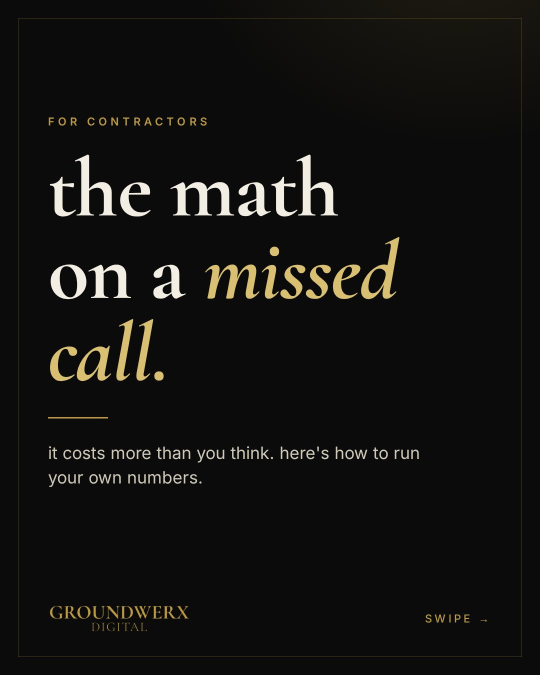
#> input picture images/2026-10-w1/p1_carousel_1.jpg, 1080 x 1350 px, given in place of logo-wordmark.png, which was not available (shown at 1/2 size)
$ python week2_build.py
#> lines starting #> are read from the running program, lines starting #| are printed output that depends on the picture; pictures that were not available may be replaced by others from this repository, and a replacement may not be noted
"""Render GroundWerx posts for Thu Oct 8 (gap fill) and the week of Oct 12-16, 2026.
Usage: python3 templates/week2_build.py
Outputs 1080x1350 JPGs to images/2026-10-w1/ (Oct 8) and images/2026-10-w2/ (Oct 12-16).
"""
import asyncio, pathlib
from playwright.async_api import async_playwright
from PIL import Image

ROOT = pathlib.Path(__file__).resolve().parent.parent
F = (ROOT / "brand/fonts").as_uri()
TMP = ROOT / "templates/_tmp"; TMP.mkdir(exist_ok=True)
W1 = ROOT / "images/2026-10-w1"; W2 = ROOT / "images/2026-10-w2"; W2.mkdir(parents=True, exist_ok=True)

# Logo variants: original (gold on black, use with mix-blend lighten) and a dark-ink version
# with transparency for cream / gold backgrounds.
LOGO = (ROOT / "brand/logo-wordmark.png").as_uri()
src = Image.open(ROOT / "brand/logo-wordmark.png").convert("L")
alpha = src.point(lambda v: min(255, int(v * 1.6)))
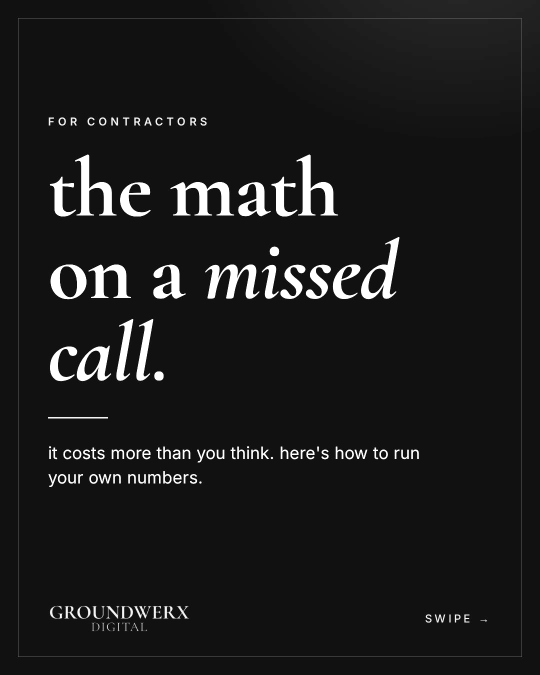
#> alpha: PIL image 1080x1350 L (shown at 1/2 size); min 0, max 255, mean 27.2
ink = Image.new("RGBA", src.size, (11, 11, 11, 255)); ink.putalpha(alpha)
#> after `ink.putalpha(alpha)`:
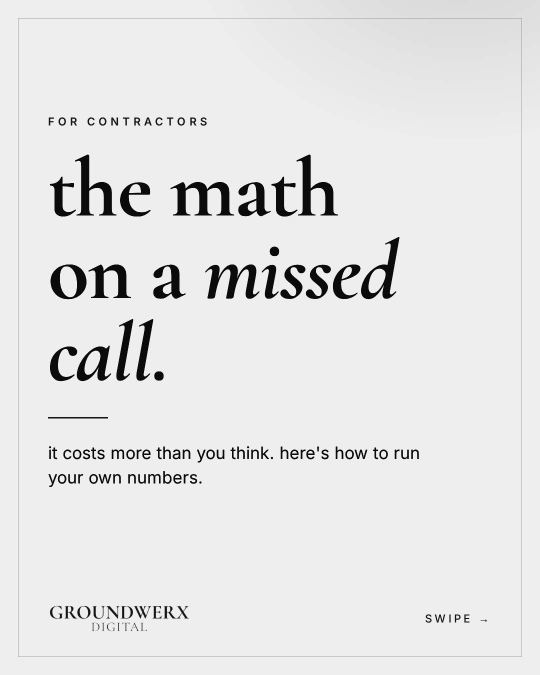
#> ink: PIL image 1080x1350 RGBA (shown at 1/2 size); mean R, G, B, A 11, 11, 11, 27.2; transparent parts drawn white
ink.save(TMP / "logo_ink.png"); LOGO_INK = (TMP / "logo_ink.png").as_uri()

CSS = f"""
@font-face{{font-family:CG;font-weight:600;src:url({F}/cormorant-garamond-latin-600-normal.woff2)}}
@font-face{{font-family:CG;font-weight:700;src:url({F}/cormorant-garamond-latin-700-normal.woff2)}}
@font-face{{font-family:CG;font-weight:700;font-style:italic;src:url({F}/cormorant-garamond-latin-700-italic.woff2)}}
@font-face{{font-family:In;font-weight:400;src:url({F}/inter-latin-400-normal.woff2)}}
@font-face{{font-family:In;font-weight:500;src:url({F}/inter-latin-500-normal.woff2)}}
@font-face{{font-family:In;font-weight:600;src:url({F}/inter-latin-600-normal.woff2)}}
@font-face{{font-family:In;font-weight:700;src:url({F}/inter-latin-700-normal.woff2)}}
:root{{--gold:#BA9941;--gold2:#D9BF72;--ink:#0B0B0B;--paper:#F2EEE4;--mute:#9A9483;--line:rgba(186,153,65,.35)}}
*{{box-sizing:border-box;margin:0;padding:0}}
html,body{{width:1080px;height:1350px;overflow:hidden;background:var(--ink)}}
.page{{position:relative;width:1080px;height:1350px;padding:110px 96px 0;font-family:In;overflow:hidden}}
.dark{{color:var(--paper);background:radial-gradient(ellipse 900px 700px at 85% -10%,rgba(186,153,65,.13),transparent 60%),var(--ink)}}
.cream{{color:var(--ink);background:var(--paper)}}
.goldbg{{color:var(--ink);background:linear-gradient(160deg,#D9BF72 0%,#BA9941 70%)}}
.frame::before{{content:"";position:absolute;inset:36px;border:1.5px solid var(--line);pointer-events:none}}
.cream.frame::before{{border-color:rgba(11,11,11,.18)}}
.goldbg.frame::before{{border-color:rgba(11,11,11,.3)}}
.kicker{{font-weight:600;font-size:22px;letter-spacing:.32em;text-transform:uppercase;color:var(--gold)}}
.cream .kicker{{color:#8a6f28}} .goldbg .kicker{{color:var(--ink)}}
.h{{font-family:CG;font-weight:700;line-height:.98;letter-spacing:-.01em;font-variant-numeric:lining-nums}}
.h em{{font-style:italic;color:var(--gold2)}}
.cream .h em{{color:#8a6f28}} .goldbg .h em{{color:var(--ink)}}
.body{{font-size:34px;line-height:1.45;color:#CFC9BA}}
.cream .body{{color:#3b382f}} .goldbg .body{{color:#1d1a12}}
.body b{{font-weight:600;color:var(--paper)}} .cream .body b,.goldbg .body b{{color:var(--ink)}}
.rule{{width:120px;height:3px;background:var(--gold);margin:44px 0}}
.goldbg .rule{{background:var(--ink)}}
.foot{{position:absolute;left:96px;right:96px;bottom:84px;display:flex;align-items:center;justify-content:space-between}}
.foot img{{height:58px}} .dark .foot img{{mix-blend-mode:lighten}}
.foot .r{{font-size:22px;letter-spacing:.24em;color:var(--mute);text-transform:uppercase;font-weight:500}}
.cream .foot .r{{color:#7d776a}} .goldbg .foot .r{{color:#2a2416}}
.swipe{{color:var(--gold)}}
"""

def page(inner, theme="dark", right="", frame=True):
    logo = LOGO if theme == "dark" else LOGO_INK
    cls = f"page {theme}" + (" frame" if frame else "")
    return f"""<!doctype html><html><head><meta charset=utf-8><style>{CSS}</style></head>
<body><div class="{cls}">{inner}<div class=foot><img src="{logo}"><div class=r>{right}</div></div></div></body></html>"""

POSTS = {}  # path -> html

# ---------- Thu Oct 8: cream background, review timing tip ----------
steps = [("wrap up the job.", "thank them before you pack up."),
         ("enter their name and number.", "one quick form. takes seconds."),
         ("the review text goes out instantly.", "automatic. nothing else for you to do.")]
sl = "".join(f"""<div style="display:flex;gap:30px;align-items:flex-start;padding:24px 0;border-top:1.5px solid rgba(11,11,11,.14)">
<div class=h style="font-size:64px;color:#8a6f28;width:48px;line-height:1">{i}</div>
<div><div style="font-weight:600;font-size:34px;color:var(--ink)">{a}</div>
<div class=body style="font-size:27px;margin-top:4px">{b}</div></div></div>""" for i, (a, b) in enumerate(steps, 1))
POSTS[W1 / "p5_cream_reviews_v2.jpg"] = page(f"""<div class=kicker style="margin-top:20px">review automation</div>
<div class=h style="font-size:112px;margin-top:30px">ask for the review<br><em>before you pull<br>out of the driveway.</em></div>
<div class=body style="margin-top:36px;max-width:820px;font-size:31px">the customer is happiest the minute the job's done. a week later, they've moved on.</div>
<div style="margin-top:36px">{sl}</div>""", "cream", "how it works")

# ---------- Mon Oct 12: this vs that, website ----------
left = ["big photo, number buried at the bottom", "slow to load on a phone", "&ldquo;contact us&rdquo; form only", "doesn't say where you work", "stock photos"]
right = ["tap-to-call number up top", "loads fast on a phone", "every service listed", "the towns you serve", "photos of your real jobs"]
def col(items, good):
    mark = '<span style="color:var(--gold2);font-weight:700">&#10003;</span>' if good else '<span style="color:#6d6a62">&#10005;</span>'
    color = "var(--paper)" if good else "#8f8a7d"
    return "".join(f"""<div style="display:flex;gap:16px;padding:24px 0;border-bottom:1.5px solid {'var(--line)' if good else '#262626'};font-size:30px;line-height:1.3;color:{color}">
<div style="width:26px;flex:none">{mark}</div><div>{t}</div></div>""" for t in items)
POSTS[W2 / "p1_thisvsthat_website.jpg"] = page(f"""<div class=kicker style="margin-top:0">check yours on your phone</div>
<div class=h style="font-size:104px;margin-top:28px">a pretty website<br><em>vs.</em> one that<br>books calls.</div>
<div style="display:grid;grid-template-columns:1fr 1fr;gap:28px;margin-top:64px">
 <div style="background:#141414;border:1.5px solid #262626;padding:30px 30px 14px">
  <div style="font-weight:700;font-size:22px;letter-spacing:.24em;text-transform:uppercase;color:#8f8a7d">just looks nice</div>
  <div style="margin-top:10px">{col(left, False)}</div></div>
 <div style="background:#16130b;border:2px solid var(--gold);padding:30px 30px 14px">
  <div style="font-weight:700;font-size:22px;letter-spacing:.24em;text-transform:uppercase;color:var(--gold2)">books calls</div>
  <div style="margin-top:10px">{col(right, True)}</div></div>
</div>""", "dark", "", frame=False)

# ---------- Tue Oct 13: quote card, From Tyler ----------
POSTS[W2 / "p2_quote_tyler_v2.jpg"] = page("""<div class=h style="font-size:330px;line-height:.7;color:var(--gold);margin-top:70px">&ldquo;</div>
<div class=h style="font-size:108px;margin-top:10px;line-height:1.02">the best contractor<br>in town shouldn't be<br><em>the hardest one<br>to find.</em></div>
<div class=rule style="margin-top:60px"></div>
<div style="font-weight:600;font-size:32px;color:var(--paper)">Tyler Maas</div>
<div style="font-size:24px;letter-spacing:.24em;text-transform:uppercase;color:var(--gold);margin-top:10px;font-weight:600">co-founder, groundwerx digital</div>""",
"dark", "from tyler")

# ---------- Wed Oct 14: myth vs fact carousel (6), cream ----------
N = 6
myths = [
 ("&ldquo;word of mouth is all I need.&rdquo;", "even a referral googles you before they call. if your profile looks thin, they keep looking."),
 ("&ldquo;happy customers leave reviews on their own.&rdquo;", "a lot of them won't unless they're asked. an automatic follow-up after every job gives you a much better shot."),
 ("&ldquo;my website's a few years old, but it's fine.&rdquo;", "open it on your phone. if you have to pinch and zoom to find your number, it's costing you calls."),
 ("&ldquo;marketing means a long contract.&rdquo;", "not with us. month-to-month. if it's not worth it to you, you leave."),
]
def mslide(i, myth, fact):
    return page(f"""<div class=kicker style="margin-top:110px">myth {i - 1} of 4</div>
<div style="margin-top:40px;display:inline-block;background:var(--ink);color:var(--paper);font-weight:700;font-size:22px;letter-spacing:.3em;padding:12px 22px">MYTH</div>
<div class=h style="font-size:92px;margin-top:30px;color:#6f6a5f;text-decoration:line-through;text-decoration-thickness:4px;text-decoration-color:rgba(138,111,40,.7)">{myth}</div>
<div style="margin-top:60px;display:inline-block;background:var(--gold);color:var(--ink);font-weight:700;font-size:22px;letter-spacing:.3em;padding:12px 22px">FACT</div>
<div class=h style="font-size:72px;margin-top:30px;line-height:1.08">{fact}</div>""", "cream", f"{i} / {N}")
POSTS[W2 / "p3_myth_1.jpg"] = page(f"""<div class=kicker style="margin-top:130px">for contractors</div>
<div class=h style="font-size:250px;margin-top:30px;color:#8a6f28;line-height:.85">4</div>
<div class=h style="font-size:128px;margin-top:20px">marketing myths<br><em>contractors still<br>believe.</em></div>
<div class=rule style="background:#8a6f28"></div>
<div class=body style="max-width:780px">heard every one of these on a call. here's the truth.</div>""", "cream", "<span style='color:#8a6f28'>swipe &rarr;</span>")
for i, (m, f) in enumerate(myths, 2):
    POSTS[W2 / (f"p3_myth_{i}_v2.jpg" if i == 3 else f"p3_myth_{i}.jpg")] = mslide(i, m, f)
POSTS[W2 / "p3_myth_6.jpg"] = page("""<div class=kicker style="margin-top:120px">not sure where you stand?</div>
<div class=h style="font-size:124px;margin-top:40px">15 minutes.<br><em>we'll show you<br>what we'd fix first.</em></div>
<div class=rule style="background:#8a6f28"></div>
<div class=body>your google profile, your reviews and your website, looked at together. free.</div>
<div style="margin-top:50px;display:inline-block;background:var(--ink);padding:28px 40px">
<div style="font-weight:700;font-size:44px;color:var(--gold2)">(952) 333-8122</div>
<div style="font-size:28px;color:#CFC9BA;margin-top:8px;letter-spacing:.04em">groundwerxdigital.com</div></div>""", "cream", "6 / 6")

# ---------- Thu Oct 15: giant-number stat, after-hours call ----------
POSTS[W2 / "p4_bignumber_1047.jpg"] = page("""<div class=kicker style="margin-top:20px">after hours</div>
<div class=h style="font-size:300px;margin-top:10px;color:var(--gold2);line-height:.9;letter-spacing:-.03em">10:47<span style="font-size:120px;letter-spacing:0">pm</span></div>
<div class=h style="font-size:84px;margin-top:30px">a pipe bursts.<br><em>they call three plumbers.</em></div>
<div class=body style="margin-top:36px;font-size:32px">two go to voicemail. one texts back inside a minute:</div>
<div style="margin-top:26px;max-width:700px;background:#1c1c1e;border-radius:34px 34px 34px 8px;padding:26px 32px;font-size:30px;line-height:1.4;color:#F2EEE4">
Sorry we missed you. What's going on? We'll call you right back.</div>
<div class=h style="font-size:64px;margin-top:44px">who do you think <em>they wait for?</em></div>""",
"dark", "example")

# ---------- Fri Oct 16: solid gold, free consult ----------
POSTS[W2 / "p5_gold_consult_v2.jpg"] = page("""<div class=kicker style="margin-top:40px">free call &middot; 15 minutes</div>
<div class=h style="font-size:150px;margin-top:34px">hop on a call.<br><em>keep the list.</em></div>
<div class=rule></div>
<div class=body style="max-width:840px">tyler and cade go through <b>your google profile, your reviews and your website</b> with you and show you what could be working better.</div>
<div class=body style="max-width:840px;margin-top:24px">have us handle it, or take the list and do it yourself. it's yours either way.</div>
<div style="margin-top:44px;display:inline-block;background:var(--ink);padding:26px 40px">
<div style="font-weight:700;font-size:44px;color:var(--gold2)">(952) 333-8122</div>
<div style="font-size:28px;color:#CFC9BA;margin-top:8px;letter-spacing:.04em">groundwerxdigital.com</div></div>""",
"goldbg", "book a call")

async def main():
    async with async_playwright() as p:
        b = await p.chromium.launch()
        pg = await b.new_page(viewport={"width": 1080, "height": 1350})
        for out, html in POSTS.items():
            f = TMP / (out.stem + ".html"); f.write_text(html)
            await pg.goto(f.as_uri()); await pg.evaluate("document.fonts.ready"); await pg.wait_for_timeout(250)
            png = TMP / (out.stem + ".png"); await pg.screenshot(path=str(png))
            Image.open(png).convert("RGB").save(out, quality=86); print("wrote", out.relative_to(ROOT))
        await b.close()
    for f in TMP.iterdir(): f.unlink()
    TMP.rmdir()
asyncio.run(main())
#> (the call stopped at `async def main(): async with async_playwright() as p: b = await p.chro..`: playwright is not available in this run)

$ run again, on images/2026-10-w1/p1_carousel_5.jpg
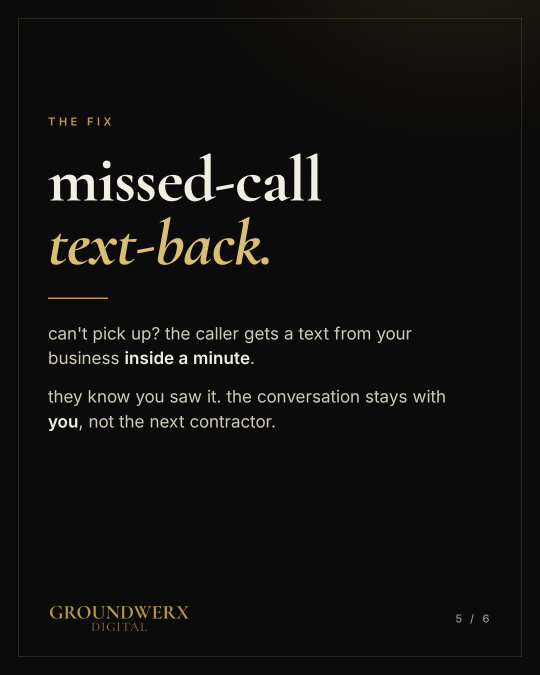
#> input picture images/2026-10-w1/p1_carousel_5.jpg, 1080 x 1350 px, given in place of logo-wordmark.png, which was not available (shown at 1/2 size)
#> `alpha = src.point(lambda v: min(255, int(v * 1.6)))`:
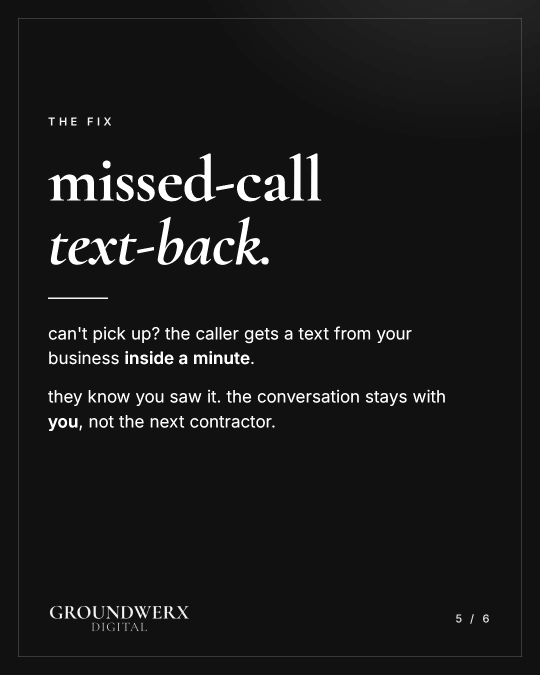
#> alpha: PIL image 1080x1350 L (shown at 1/2 size); min 0, max 255, mean 25.3
#> `ink.putalpha(alpha)`:
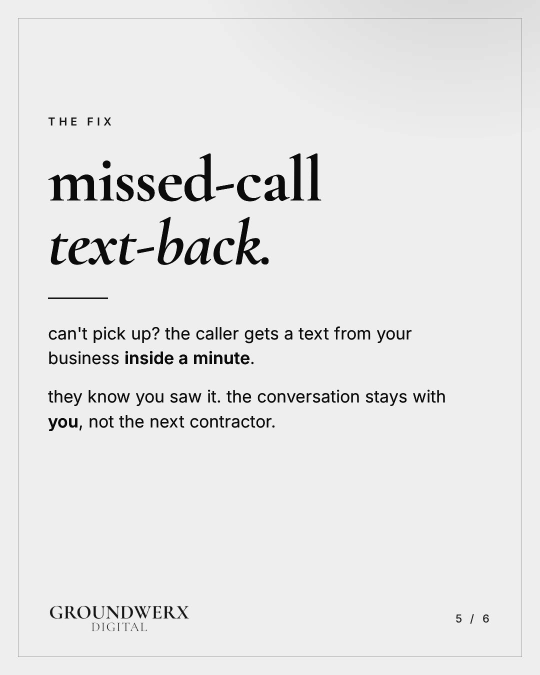
#> ink: PIL image 1080x1350 RGBA (shown at 1/2 size); mean R, G, B, A 11, 11, 11, 25.3; transparent parts drawn white

$ run again, on images/2026-10-w1/p2_gbp_phone.jpg
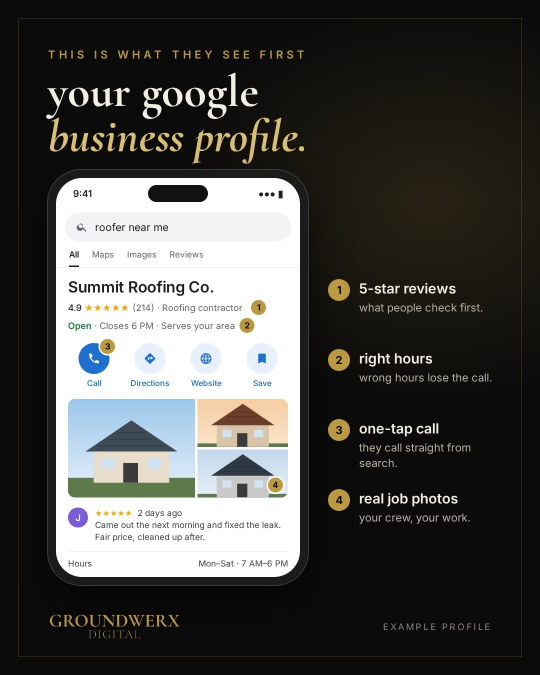
#> input picture images/2026-10-w1/p2_gbp_phone.jpg, 1080 x 1350 px, given in place of logo-wordmark.png, which was not available (shown at 1/2 size)
#> `alpha = src.point(lambda v: min(255, int(v * 1.6)))`:
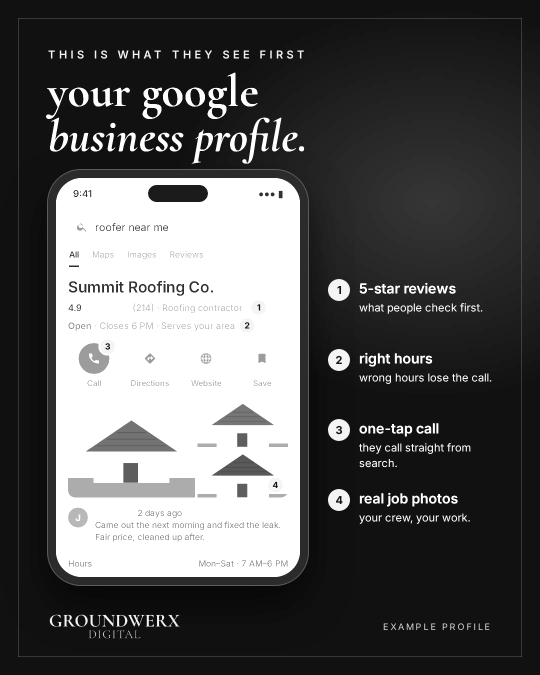
#> alpha: PIL image 1080x1350 L (shown at 1/2 size); min 0, max 255, mean 87.4
#> `ink.putalpha(alpha)`:
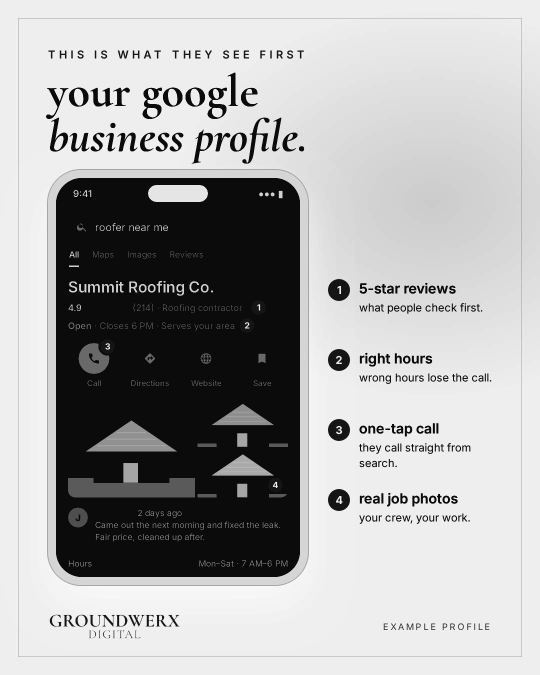
#> ink: PIL image 1080x1350 RGBA (shown at 1/2 size); mean R, G, B, A 11, 11, 11, 87.4; transparent parts drawn white
